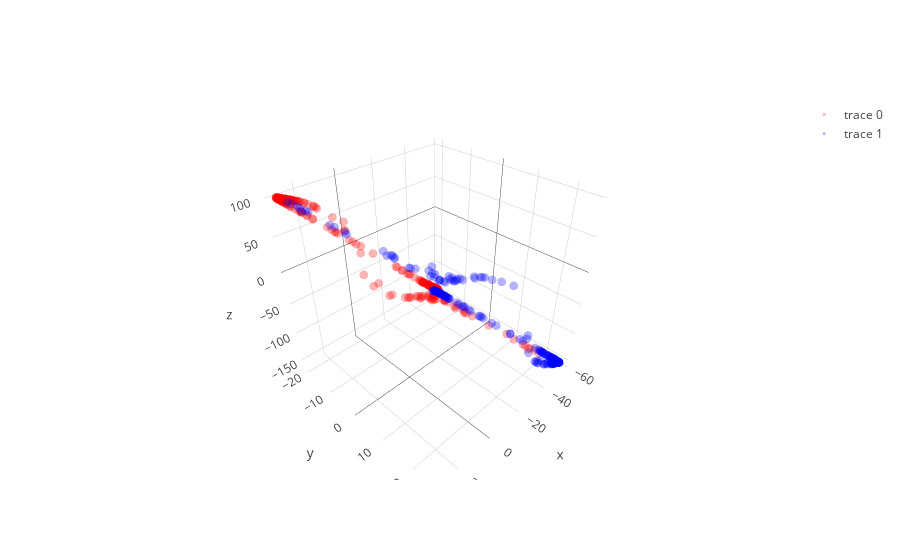

The code cell stored with this chart in its notebook:
### Code cell
# with all scale
expand_dim = 3
w1 = np.random.randn(2,expand_dim)
w2 = np.random.randn(expand_dim,1)
a  = np.ones(expand_dim); b = np.ones(expand_dim); c = np.zeros(expand_dim)

w1 = _sym_decorrelation(w1)
w2 = w2/(np.sqrt(np.sum(w2**2)))

temp_X = np.copy(X)
mini_batch_size = 10
for iter in range(2000):
    cum_loss = 0; temp_X   = shuffle(temp_X)
    
    for mini_batch in range(0,len(X),mini_batch_size):
        current_batch = temp_X[mini_batch:mini_batch+mini_batch_size]
        
        layer1 = current_batch @ w1
        layer1 = layer1  + (1/(iter+1))*np.random.randn(expand_dim)
        layer1a= a*g(b*layer1)+c
        layer1a= layer1a + (1/(iter+1))*np.random.randn(expand_dim)
        layer2 = layer1a       @ w2
        loss   = w2.T @ layer1a.T @ layer1a @ w2
        
        grad2 = -layer1a.T @ layer1a @ w2 
        grad1a= -layer1a@w2@w2.T
        grada = grad1a*g(b*layer1)
        gradb = grad1a*a*g_grad(b*layer1)*layer1
        gradc = grad1a
        grad1 = current_batch.T @(grad1a*a*g_grad(b*layer1)*b) - 2.5 * current_batch.T @ current_batch @ w1 

        w2 = w2 - 0.00000001 * grad2+ (1/(iter+1))*np.random.randn(expand_dim,1)
        a = a -   0.00001   * grada.mean(0)+ (1/(iter+1))*np.random.randn(expand_dim)
        b = b -   0.00001   * gradb.mean(0)+ (1/(iter+1))*np.random.randn(expand_dim)
        c = c -   0.00000001  * gradc.mean(0)+ (1/(iter+1))*np.random.randn(expand_dim)
        w1 = w1 - 0.00000001 * grad1+ (1/(iter+1))*np.random.randn(2,expand_dim)
        
        w1 = _sym_decorrelation(w1)
        w2 = w2/(np.sqrt(np.sum(w2**2)))
        cum_loss      = cum_loss + loss.mean()
        
    if iter%500==0:print('Iter : ',iter," Loss: ",cum_loss)

# projection
projected_mine = (a*g(b*(X @ w1))+c) @ w2

plt.figure(figsize=(20,5))
plt.subplot(1, 3, 1)
plt.scatter(X[y==0, 0], X[y==0, 1], color='red', alpha=0.5)
plt.scatter(X[y==1, 0], X[y==1, 1], color='blue', alpha=0.5)
plt.quiver(X.mean(0)[0], X.mean(0)[1], evector[0,0],evector[0,1], color=['b'], scale=2.5)
plt.quiver(X.mean(0)[0], X.mean(0)[1], evector[1,0],evector[1,1], color=['g'], scale=2.5)

plt.subplot(1, 3, 2,projection='3d')
one_layer_project = (a*g(b*(X @ w1))+c)
plt.scatter(one_layer_project[:,0],one_layer_project[:,1],one_layer_project[:,2], color='red')

plt.subplot(1, 3, 3)
plt.scatter(projected_mine[y==0], np.zeros((len(projected_mine)//2)),  color='red', alpha=0.05)
plt.scatter(projected_mine[y==1], np.zeros((len(projected_mine)//2)), color='blue', alpha=0.05)
plt.show()

trace1 = go.Scatter3d(
    x=one_layer_project[y==0,0],
    y=one_layer_project[y==0,1],
    z=one_layer_project[y==0,2],
    mode='markers',
    line=dict(color='red',width=0.5),
    marker=dict(size=3,opacity=0.3)
)
trace2 = go.Scatter3d(
    x=one_layer_project[y==1,0],
    y=one_layer_project[y==1,1],
    z=one_layer_project[y==1,2],
    mode='markers',
    line=dict(color='blue',width=0.5),
    marker=dict(size=3,opacity=0.3)
)
data = [trace1,trace2]
fig  = go.Figure(data=data)
iplot(fig)

### Figure 1 — Plotly figure (JSON) as saved in the notebook; plotly's stock layout.template omitted (floating-point values rounded to 4 significant figures; data arrays with more than 128 entries replaced by an {"elided": "..."} marker saying what was removed)
{"data": [{"line": {"color": "red", "width": 0.5}, "marker": {"opacity": 0.3, "size": 3}, "mode": "markers", "type": "scatter3d", "uid": "f08582b6-a985-4f4f-b95d-8b3ba04f97a6", "x": {"elided": "250 float values"}, "y": {"elided": "250 float values"}, "z": {"elided": "250 float values"}}, {"line": {"color": "blue", "width": 0.5}, "marker": {"opacity": 0.3, "size": 3}, "mode": "markers", "type": "scatter3d", "uid": "fc80f983-62b5-4ae7-a000-20075d2aa932", "x": {"elided": "250 float values"}, "y": {"elided": "250 float values"}, "z": {"elided": "250 float values"}}], "layout": {}}
